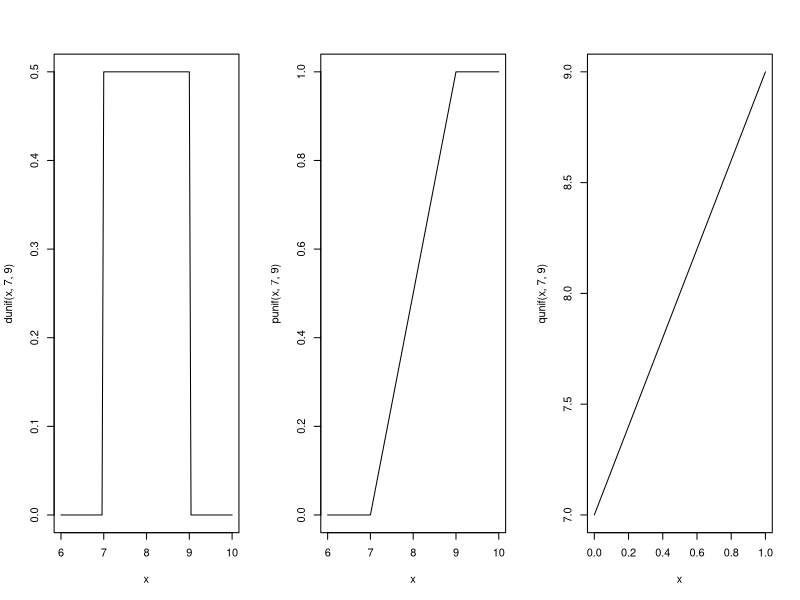

Write R code to recreate this figure.
par(mfrow=c(1,3))
curve(dunif(x, 7, 9), from=6, to=10)
curve(punif(x, 7, 9), from=6, to=10)
curve(qunif(x, 7, 9), from=0, to=1)
par(mfrow=c(1,1))
